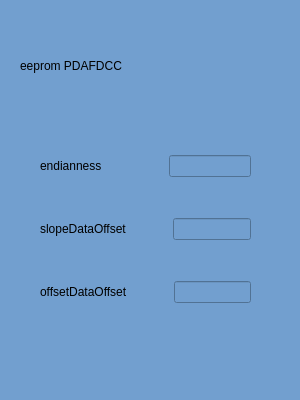
<?xml version="1.0" encoding="UTF-8"?>
<ui version="4.0">
 <class>EepromPDAFDCC</class>
 <widget class="QWidget" name="EepromPDAFDCC">
  <property name="geometry">
   <rect>
    <x>0</x>
    <y>0</y>
    <width>300</width>
    <height>400</height>
   </rect>
  </property>
  <property name="minimumSize">
   <size>
    <width>300</width>
    <height>400</height>
   </size>
  </property>
  <property name="maximumSize">
   <size>
    <width>300</width>
    <height>400</height>
   </size>
  </property>
  <property name="windowTitle">
   <string>Form</string>
  </property>
  <property name="styleSheet">
   <string notr="true">background-color: rgb(114, 159, 207);</string>
  </property>
  <widget class="QLabel" name="label">
   <property name="geometry">
    <rect>
     <x>20</x>
     <y>40</y>
     <width>271</width>
     <height>51</height>
    </rect>
   </property>
   <property name="styleSheet">
    <string notr="true">font: 25 28pt &quot;Microsoft YaHei UI Light&quot;;</string>
   </property>
   <property name="text">
    <string>eeprom PDAFDCC</string>
   </property>
  </widget>
  <widget class="QWidget" name="">
   <property name="geometry">
    <rect>
     <x>40</x>
     <y>120</y>
     <width>211</width>
     <height>221</height>
    </rect>
   </property>
   <layout class="QVBoxLayout" name="verticalLayout">
    <item>
     <layout class="QHBoxLayout" name="horizontalLayout" stretch="1,0,1">
      <item>
       <widget class="QLabel" name="label_2">
        <property name="text">
         <string>endianness</string>
        </property>
       </widget>
      </item>
      <item>
       <spacer name="horizontalSpacer">
        <property name="orientation">
         <enum>Qt::Horizontal</enum>
        </property>
        <property name="sizeHint" stdset="0">
         <size>
          <width>40</width>
          <height>20</height>
         </size>
        </property>
       </spacer>
      </item>
      <item>
       <widget class="QLineEdit" name="le_endianness"/>
      </item>
     </layout>
    </item>
    <item>
     <layout class="QHBoxLayout" name="horizontalLayout_2" stretch="1,0,1">
      <item>
       <widget class="QLabel" name="label_3">
        <property name="text">
         <string>slopeDataOffset</string>
        </property>
       </widget>
      </item>
      <item>
       <spacer name="horizontalSpacer_2">
        <property name="orientation">
         <enum>Qt::Horizontal</enum>
        </property>
        <property name="sizeHint" stdset="0">
         <size>
          <width>40</width>
          <height>20</height>
         </size>
        </property>
       </spacer>
      </item>
      <item>
       <widget class="QLineEdit" name="le_slopeDataOffset"/>
      </item>
     </layout>
    </item>
    <item>
     <layout class="QHBoxLayout" name="horizontalLayout_3" stretch="1,0,1">
      <item>
       <widget class="QLabel" name="label_4">
        <property name="text">
         <string>offsetDataOffset</string>
        </property>
       </widget>
      </item>
      <item>
       <spacer name="horizontalSpacer_3">
        <property name="orientation">
         <enum>Qt::Horizontal</enum>
        </property>
        <property name="sizeHint" stdset="0">
         <size>
          <width>40</width>
          <height>20</height>
         </size>
        </property>
       </spacer>
      </item>
      <item>
       <widget class="QLineEdit" name="le_offsetDataOffset"/>
      </item>
     </layout>
    </item>
   </layout>
  </widget>
 </widget>
 <resources/>
 <connections/>
</ui>
